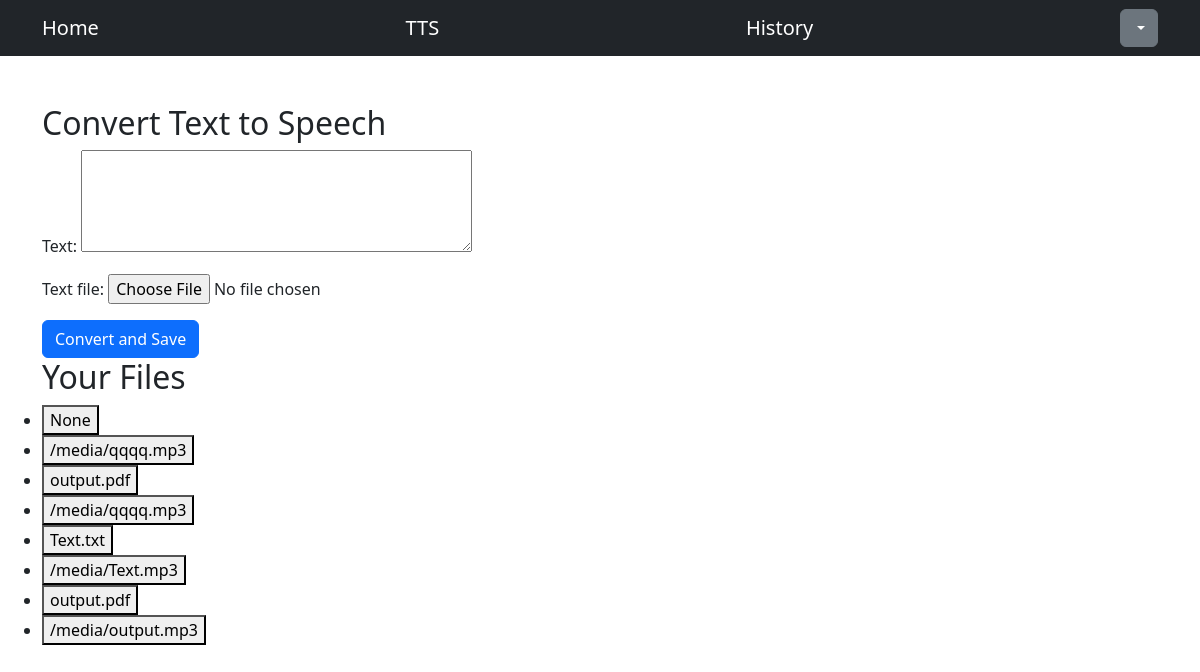
The app's page /tts/convert_text_to_speech (signed in), older data.
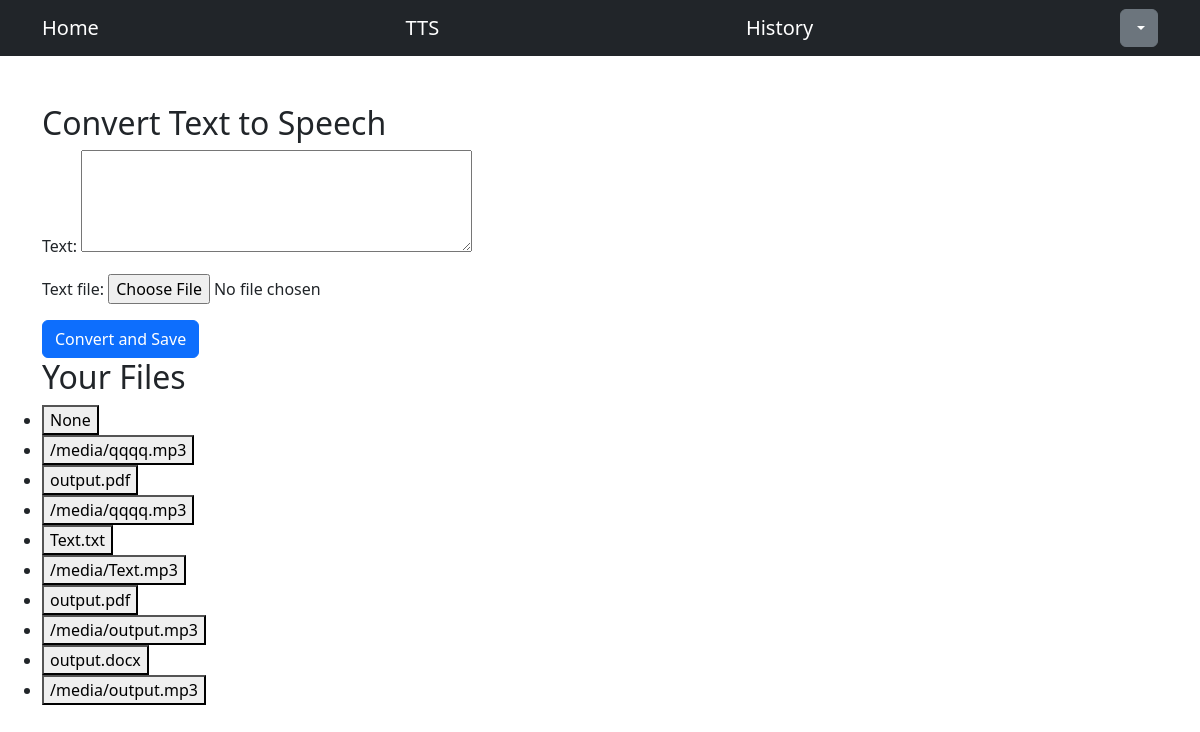
The same page, newer data.
### tts/models.py (models this page shows, shortened)
class AudioFile(models.Model):
    user = models.ForeignKey(settings.AUTH_USER_MODEL, on_delete=models.CASCADE)
    text = models.TextField()
    text_file = models.FileField(upload_to='text_files', blank=True, null=True)
    filename = models.CharField(max_length=124, blank=True, null=True)
    audio_file = models.FileField(upload_to='audio_files', blank=True, null=True)
    audio_filename = models.CharField(max_length=124, blank=True, null=True)
    created_at = models.DateTimeField(auto_now_add=True)

### tts/views.py (the view, shortened to what this page needs)
# urls.py: path('convert_text_to_speech', views.TextToSpeechView.as_view(), name='convert_text_to_speech')
class TextToSpeechView(View):
    template_name = 'tts/convert_text_to_speech.html'
    def get(self, request, *args, **kwargs):
        form = TextToSpeechForm()
        user_files = AudioFile.objects.filter(user=request.user)
        return render(request, self.template_name, {'form': form, 'user_files': user_files})

### tts/forms.py
class TextToSpeechForm(forms.ModelForm):
    text = forms.CharField(
        validators=[MaxLengthValidator(limit_value=1000)],
        widget=forms.Textarea(attrs={'rows': 4, 'cols': 40}),
        required=False
    )
    class Meta:
        model = AudioFile
        fields = ['text', 'text_file']

### tts/templates/tts/convert_text_to_speech.html (shortened to what this page needs)
{% extends 'users/base.html' %}
{% block content %}
  <div class="container mt-5">
    <div class="row">
      <div class="col-md-6">
        <h2>Convert Text to Speech</h2>
        <form method="post" enctype="multipart/form-data">
          {{ form.as_p }}
          <button type="submit" class="btn btn-primary">Convert and Save</button>
        </form>
      </div>
<h2>Your Files</h2>
   <ul>
    {% for file in user_files %}
      <li>
        <button class="tts-button" data-text="{{ file.text }}">{{ file.filename }}</button>
      </li>
     <li>
        <button class="tts-button" data-text="{{ file.text }}">{{ file.audio_file.name }}</button>
      </li>
    {% endfor %}
  </ul>
{% endblock %}

### users/templates/users/base.html (shortened to what this page needs)
{% load static %}
{% load bootstrap5 %}
<!DOCTYPE html>
<html lang="en">
<head>
    {% bootstrap_css %}
</head>
<body>
    <nav class="navbar navbar-expand-lg navbar-dark bg-dark">
        <div class="container">
            <a class="navbar-brand" href="{% url 'home' %}">Home</a>
            <a class="navbar-brand" href="{% url 'convert_text_to_speech' %}">TTS</a>
            <a class="navbar-brand" href="#">History</a>
            <div class="ml-auto">
                <div class="btn-group">
                    {% if user.is_authenticated %}
                        <button type="button" class="btn btn-secondary dropdown-toggle" data-bs-toggle="dropdown" aria-expanded="false">
                        </button>
                    {% else %}
                        <a class="btn btn-secondary" href="{% url 'login' %}">Login</a>
                    {% endif %}
                </div>
            </div>
        </div>
    </nav>
    {% block content %}{% endblock %}
</body>
</html>

Row changes from the older to the newer data that the page shows:
added AudioFile: filename "output.docx", audio_file.name "/media/output.mp3"
